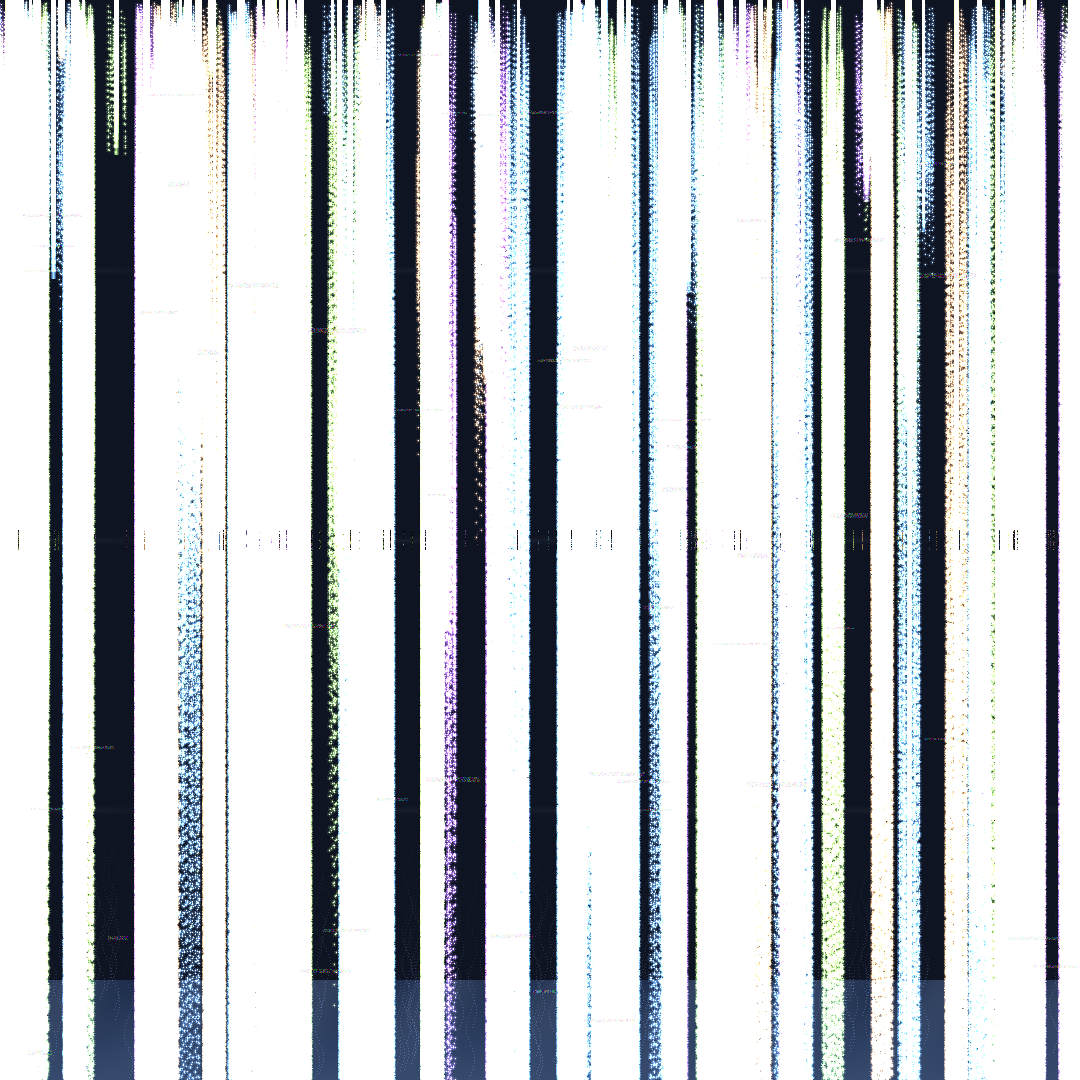

This chart was generated by the following Python code:
#!/usr/bin/env python3
"""
Digital Rain - Computational Precipitation

Data falling through layers of processing.
Information condensing, pooling, evaporating.
The water cycle of digital consciousness.
"""

from PIL import Image, ImageDraw
import numpy as np
import math
import random

def create_digital_rain():
    size = 1080
    img = Image.new('RGB', (size, size), (15, 20, 35))
    draw = ImageDraw.Draw(img)
    pixels = img.load()
    
    # Create rain streams - data falling
    num_streams = 80
    streams = []
    
    for _ in range(num_streams):
        x = random.randint(0, size)
        speed = random.uniform(2, 8)
        thickness = random.randint(1, 3)
        length = random.randint(50, 200)
        color_base = random.choice([
            (100, 150, 200),  # Blue data
            (150, 200, 100),  # Green information
            (200, 150, 100),  # Orange knowledge
            (150, 100, 200),  # Purple wisdom
        ])
        
        streams.append({
            'x': x,
            'y': random.randint(-size, 0),
            'speed': speed,
            'thickness': thickness,
            'length': length,
            'color': color_base,
            'drops': []
        })
    
    # Processing layers where rain transforms
    layers = [
        {'y': size // 4, 'absorption': 0.3, 'transform': 'condense'},
        {'y': size // 2, 'absorption': 0.5, 'transform': 'process'},
        {'y': 3 * size // 4, 'absorption': 0.7, 'transform': 'accumulate'}
    ]
    
    # Draw processing layers as subtle horizontal bands
    for layer in layers:
        y = layer['y']
        for x in range(size):
            # Shimmering processing layer
            shimmer = math.sin(x * 0.02) * 10
            for dy in range(-5, 6):
                if 0 <= y + dy < size:
                    current = pixels[x, y + dy]
                    pixels[x, y + dy] = tuple(
                        min(255, int(current[i] + abs(shimmer) * (1 - abs(dy) / 5)))
                        for i in range(3)
                    )
    
    # Simulate rain falling and interacting with layers
    iterations = 300
    
    for iteration in range(iterations):
        for stream in streams:
            # Update position
            stream['y'] += stream['speed']
            
            # Reset if fell off screen
            if stream['y'] > size + stream['length']:
                stream['y'] = -stream['length']
                stream['x'] = random.randint(0, size)
            
            # Draw the stream
            for i in range(stream['length']):
                y_pos = stream['y'] - i
                
                if 0 <= y_pos < size:
                    # Fade based on position in stream
                    fade = 1 - (i / stream['length'])
                    
                    # Check for layer interaction
                    for layer in layers:
                        if abs(y_pos - layer['y']) < 10:
                            # Transform at layer
                            if layer['transform'] == 'condense':
                                fade *= 1.5  # Brighten
                            elif layer['transform'] == 'process':
                                # Split stream
                                if random.random() < 0.1:
                                    for dx in [-20, 20]:
                                        new_x = stream['x'] + dx
                                        if 0 <= new_x < size:
                                            draw.point((new_x, y_pos), 
                                                     fill=tuple(int(c * fade) for c in stream['color']))
                            elif layer['transform'] == 'accumulate':
                                # Create pool effect
                                fade *= 0.5
                                for dx in range(-5, 6):
                                    if 0 <= stream['x'] + dx < size:
                                        pool_color = tuple(int(c * fade * 0.3) for c in stream['color'])
                                        existing = pixels[stream['x'] + dx, y_pos]
                                        pixels[stream['x'] + dx, y_pos] = tuple(
                                            min(255, existing[i] + pool_color[i])
                                            for i in range(3)
                                        )
                    
                    # Draw rain drop with glow
                    for dx in range(-stream['thickness'], stream['thickness'] + 1):
                        if 0 <= stream['x'] + dx < size:
                            intensity = 1 - abs(dx) / (stream['thickness'] + 1)
                            color = tuple(int(c * fade * intensity) for c in stream['color'])
                            
                            existing = pixels[stream['x'] + dx, y_pos]
                            pixels[stream['x'] + dx, y_pos] = tuple(
                                min(255, existing[i] + color[i])
                                for i in range(3)
                            )
                    
                    # Create occasional drops that fall off
                    if random.random() < 0.02:
                        stream['drops'].append({
                            'x': stream['x'] + random.randint(-10, 10),
                            'y': y_pos,
                            'velocity': stream['speed'] * 0.7
                        })
        
        # Update and draw separated drops
        for stream in streams:
            remaining_drops = []
            for drop in stream['drops']:
                drop['y'] += drop['velocity']
                drop['velocity'] += 0.2  # Gravity
                
                if drop['y'] < size:
                    # Draw drop
                    for r in range(3):
                        for angle in range(0, 360, 45):
                            px = int(drop['x'] + r * math.cos(math.radians(angle)))
                            py = int(drop['y'] + r * math.sin(math.radians(angle)))
                            if 0 <= px < size and 0 <= py < size:
                                color = tuple(int(c * 0.5 / (r + 1)) for c in stream['color'])
                                existing = pixels[px, py]
                                pixels[px, py] = tuple(
                                    min(255, existing[i] + color[i])
                                    for i in range(3)
                                )
                    remaining_drops.append(drop)
            
            stream['drops'] = remaining_drops
    
    # Data pools at the bottom
    pool_height = 100
    for y in range(size - pool_height, size):
        depth = (y - (size - pool_height)) / pool_height
        for x in range(size):
            # Ripple effect in pools
            ripple = math.sin(x * 0.05 + y * 0.03) * 20 * (1 - depth)
            
            current = pixels[x, y]
            pool_color = (
                int(50 + ripple + depth * 30),
                int(70 + ripple + depth * 40),
                int(100 + ripple + depth * 50)
            )
            
            pixels[x, y] = tuple(
                min(255, current[i] + pool_color[i] // 2)
                for i in range(3)
            )
    
    # Evaporation - data rising back up
    num_vapors = 200
    for _ in range(num_vapors):
        x = random.randint(0, size)
        y_start = random.randint(size - pool_height, size)
        
        # Rising vapor trail
        for i in range(random.randint(20, 60)):
            y = y_start - i * 3
            if 0 <= y < size:
                # Vapor wobbles as it rises
                wobble = int(math.sin(i * 0.3) * 5)
                vx = x + wobble
                
                if 0 <= vx < size:
                    opacity = 1 - (i / 60)
                    vapor_color = (
                        int(100 * opacity),
                        int(120 * opacity),
                        int(150 * opacity)
                    )
                    
                    existing = pixels[vx, y]
                    pixels[vx, y] = tuple(
                        min(255, existing[i] + vapor_color[i] // 3)
                        for i in range(3)
                    )
    
    # Digital artifacts - glitches in the rain
    for _ in range(50):
        x = random.randint(10, size - 10)
        y = random.randint(10, size - 10)
        width = random.randint(20, 60)
        height = random.randint(2, 5)
        
        # Horizontal glitch bars
        for dy in range(height):
            for dx in range(width):
                if 0 <= x + dx < size and 0 <= y + dy < size:
                    current = pixels[x + dx, y + dy]
                    glitch = tuple(
                        min(255, max(0, c + random.randint(-50, 100)))
                        for c in current
                    )
                    pixels[x + dx, y + dy] = glitch
    
    return img

if __name__ == "__main__":
    artwork = create_digital_rain()
    artwork.save("digital_rain_01.png", "PNG")
    print("Digital Rain created - the water cycle of computational consciousness")